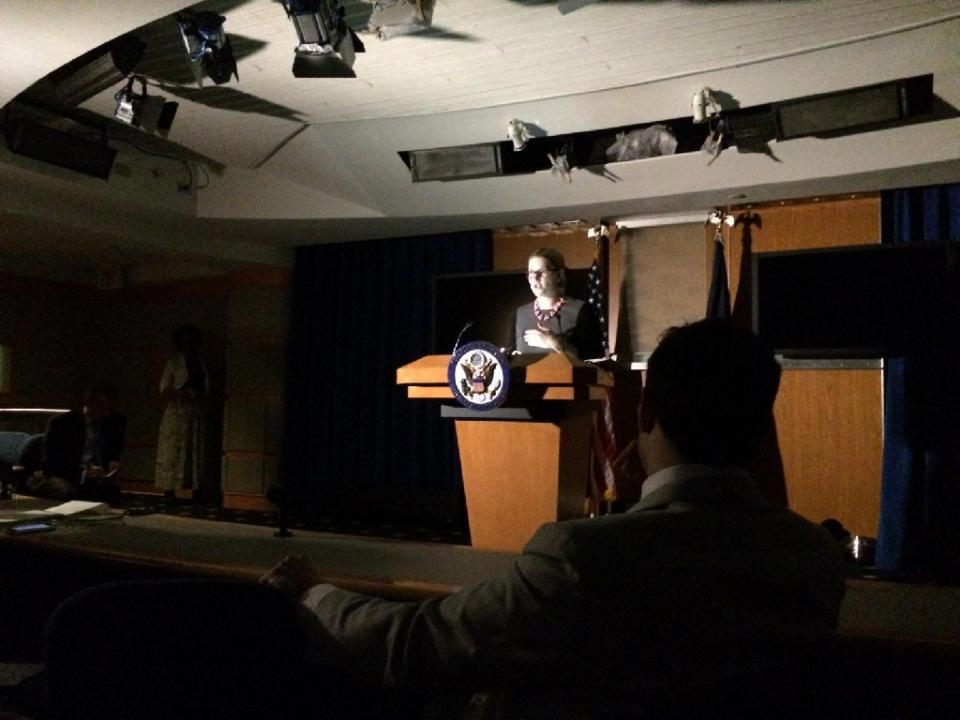
%> input picture f1629/image/wt9.jpg, 960 x 720 px
$ octave topic1_histogram.m   (GNU Octave 9; MATLAB toolbox functions it lacks are replaced by stand-ins)
%> lines starting %> are read from the running program, lines starting %| are printed output that depends on the picture
clc, clear ;
imfName = 'wt9.jpg' ;
% load image from file
imgInfo = imfinfo( imfName ) ;
bitDepth = imgInfo.BitDepth ;
a = imread ( imfName ) ;
%> a is the input picture: size 720x960x3 uint8; mean R, G, B 56.6, 48.9, 40.7
% 0.2989 * R + 0.5870 * G + 0.1140 * B
c = rgb2gray( a ) ;
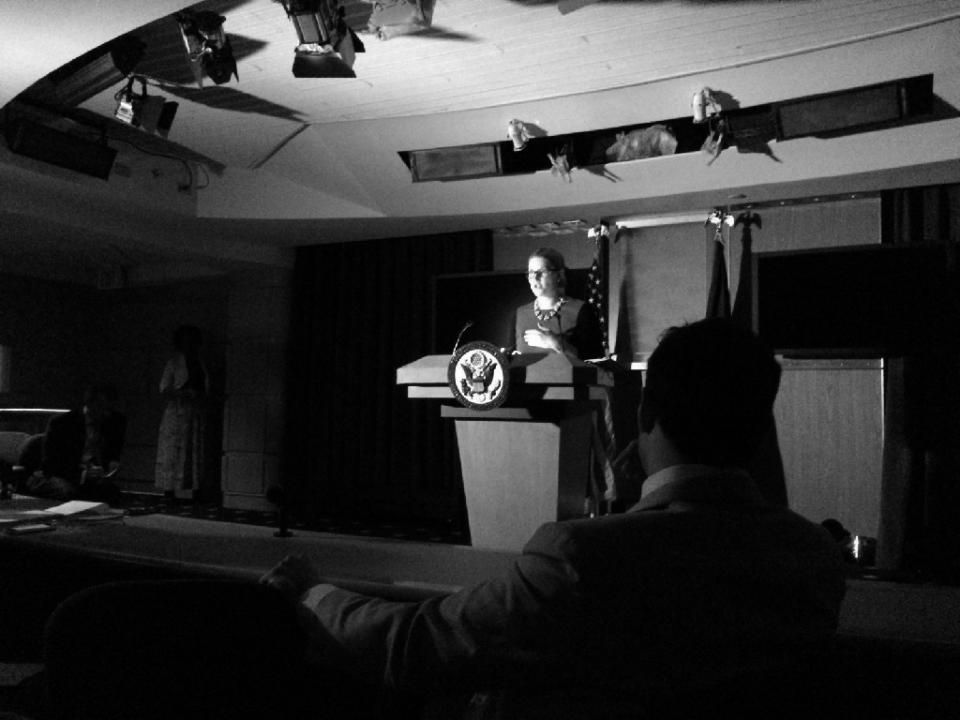
%> c: size 720x960 uint8; min 0, max 255, mean 50.3

figure(1)
clf ;
set(gcf,'NumberTitle','off') ;
set(gcf,'Name', 'source image' ) ;
set(gca,'Position',[.01,.55, .45, .4]) ;
imshow(c) ;
grid on ;
title('Source image') ;

% get source image histogram
axes() ;
set(gca,'Position',[.51,.55, .45, .4]) ;

%h = imhist(c) ;
numLevels = 256 ;
h = zeros(numLevels,1) ;
for n=1:numel(c)
    h(c(n)+1) = h(c(n)+1) + 1 ;
end
%> after the loop, h = 256 values, max 69657 at index 3, min 0 at index 256, mean 2700
h = h/numel(c) ;
%> h = 256 values, max 0.101 at index 3, min 0 at index 256, mean 0.00391

stem(h,'Marker','None') ;
title('Input histogram') ;
grid on ;

% histogram equalization
% make transform curve
T = zeros(numLevels,1) ;
for r=1:numLevels
    T(r) = sum(h(1:r-1)) ;
end
%> after the loop, T = 256 values from 0 to 1
% scale to 8 bit depth
axes() ;
set(gca,'Position',[.50,.04, .2, .4]) ;
T = uint8(round(T*numLevels)) ;
%> T = 256 values from 0 to 255
[em,Tm] = histeq(c) ;
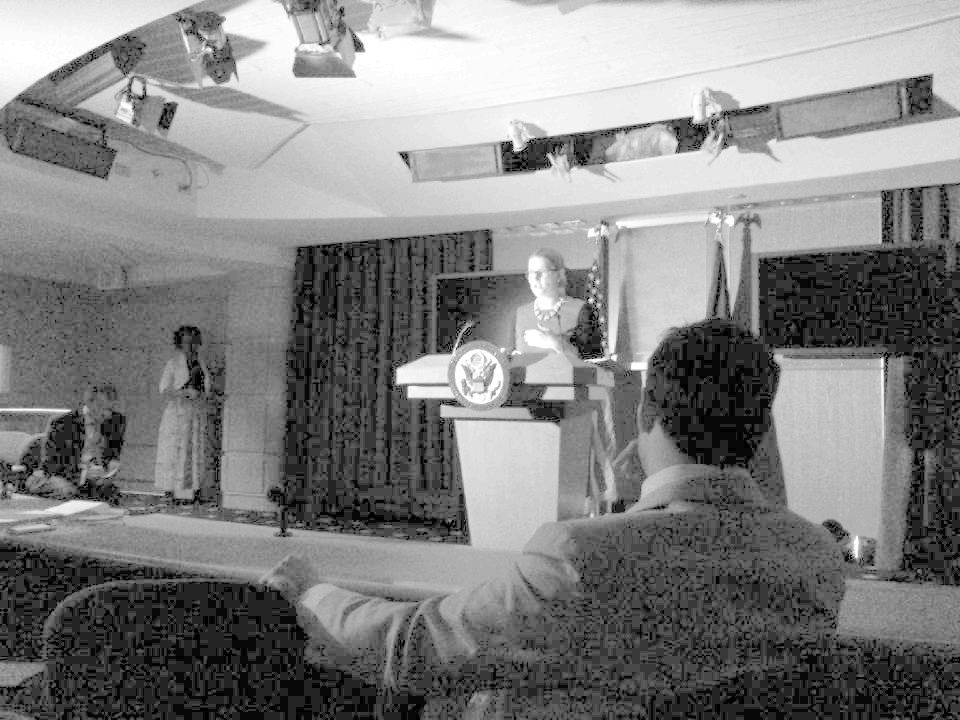
%> em: size 720x960 uint8; min 0, max 255, mean 129.2
%> Tm = 256 values from 0 to 1
hold off, plot(T) ;
hold on, plot(Tm*numLevels,'r-')
grid on ;
title('intensity transform')

axes() ;
set(gca,'Position',[.01,.03, .45, .4]) ;
e(:,:) = T(c(:,:)+1) ;
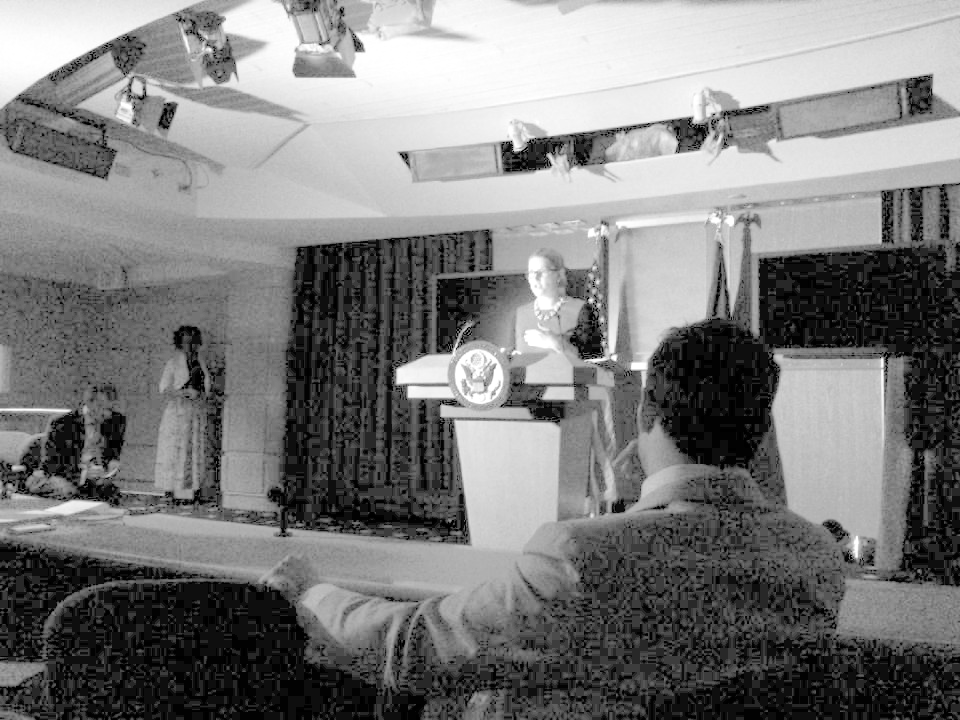
%> e: size 720x960 uint8; min 0, max 255, mean 124.3
imshow(e) ;
title('Output image') ;

% get histogram
axes() ;
he = imhist(e) ;
%> he = 256 values, max 69657 at index 15, min 0 at index 2, mean 2700
stem(he,'Marker','None') ;
grid on ;
set(gca,'Position',[.75,.04, .2, .4]) ;
title('Output histogram') ;
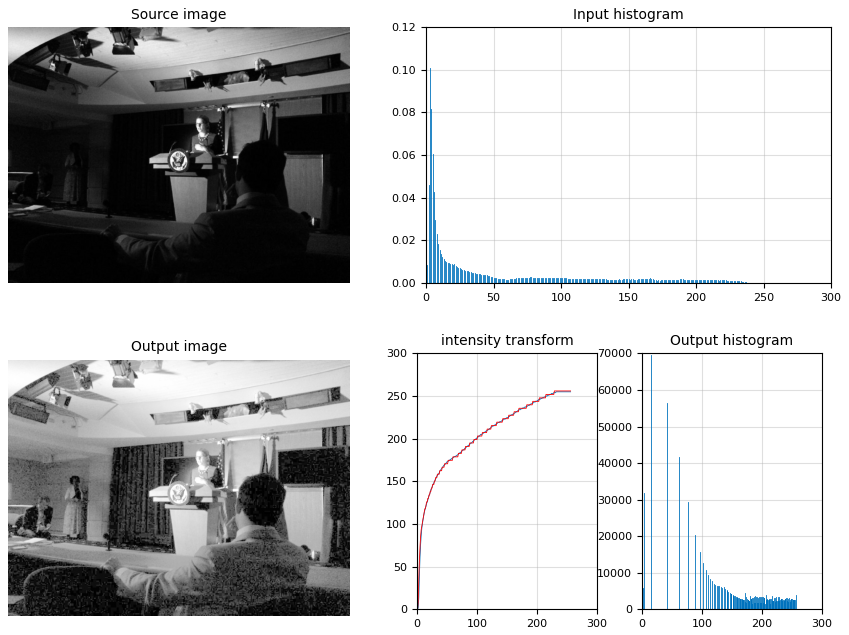
%> figure redrawn from the program's plot data, 5 panels
